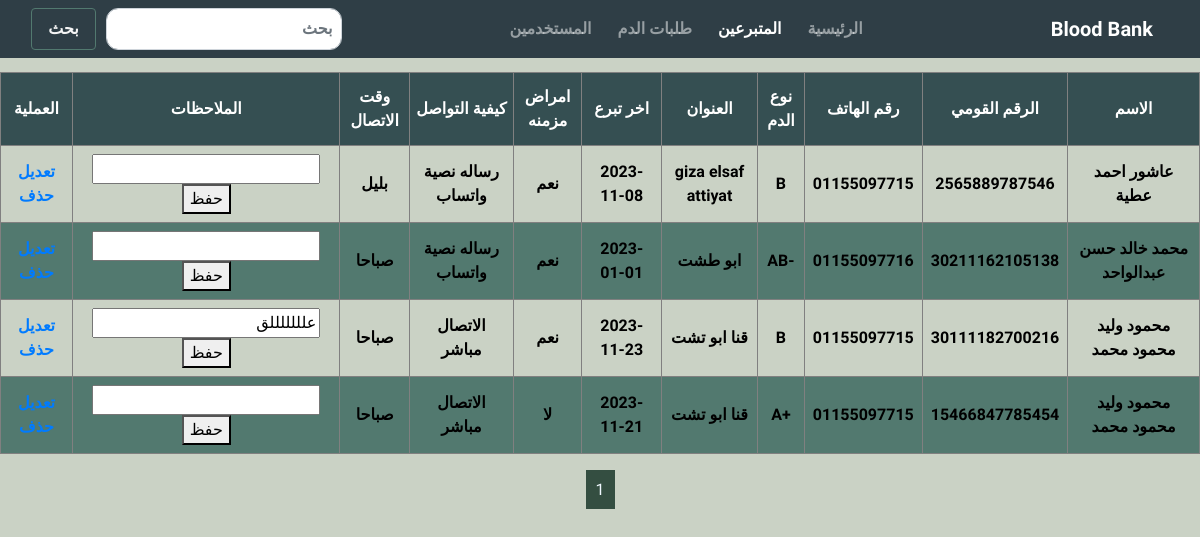
Screenshot of /admin/mainpage.php (signed in) with the database file from the repository.
### tables this page shows
CREATE TABLE `poll` (
  `id` int(11) NOT NULL,
  `name` text NOT NULL,
  `national_id` text NOT NULL,
  `phone` text NOT NULL,
  `t_blood` text NOT NULL,
  `address` text NOT NULL,
  `is_sick` varchar(50) NOT NULL,
  `date` date NOT NULL,
  `call_time` text NOT NULL,
  `t_cuminication` text NOT NULL,
  `feedback` text NOT NULL,
  `order_date` date DEFAULT NULL
);

### admin/mainpage.php (the view, shortened to what this page needs)
<?php
require('config.php');
if (isset($_SESSION['login_user'])) {
?>
<!DOCTYPE html>
<html lang="en">
<head>
    <link rel="stylesheet" href="../assets/css/bootstrap.min.css">
    <link rel="stylesheet" href="https://cdnjs.cloudflare.com/ajax/libs/normalize/5.0.0/normalize.min.css">
</head>
<body style="background-color: #cad2c5;font-family: Poppins,Changa,sans-serif!important;">
<nav class="navbar navbar-expand-lg navbar-dark   fixed-top " dir="rtl">
    <div class="container-fluid">
        <a class="navbar-brand" href="#"> Blood Bank</a>
            <ul class="navbar-nav me-auto my-2 my-lg-0" style="--bs-scroll-height: 100px;">
                <li class="nav-item">
                    <?php
                    if($_SESSION['user_id'] == 1){
                        $path = "supervisor2.php";
                    }
                    else{
                        $path = "admin_home.php";
                    }
                    ?>
                    <a class="nav-link" aria-current="page" dir="rtl" href=<?php echo $path;?>>الرئيسية</a>
                </li>
                <li class="nav-item">
                    <a class="nav-link active" aria-current="page" dir="rtl" href="mainpage.php">المتبرعين</a>
                </li>
                <li class="nav-item">
                    <a class="nav-link" href="mainpage_bank.php" dir="rtl">طلبات الدم</a>
                </li>
                <?php if($_SESSION['user_id'] == 1){?>
                <li class="nav-item">
                    <a class="nav-link" href="users_info.php" dir="rtl">المستخدمين</a>
                </li>
                <?php
                }
                 ?>
            </ul>
            <form class="d-flex" action="search_donor.php" method="post">
                <input class="form-control me-2" type="search" placeholder="بحث" aria-label="Search" name = "search"  required oninvalid="this.setCustomValidity(' ادخل كلمة البحث')"
                       oninput="this.setCustomValidity('')">
                <button class="btn btn-outline-success" type="submit" name = "submit">بحث</button>
            </form>
        </div>
</nav>
<br><br><br>
<table border='1' id='table' dir="rtl">
            <tr>
                <th>الاسم</th>
                <th>الرقم القومي</th>
                <th>رقم الهاتف</th>
                <th>نوع الدم</th>
                <th>العنوان</th>
                <th>اخر تبرع</th>
                <th>امراض مزمنه</th>
                <th>كيفية التواصل</th>
                <th>وقت الاتصال</th>
                <th> الملاحظات</th>
                <th> العملية</th>
            </tr>
            <?php
            if(isset($_GET['page'])){
            $page = $_GET['page'];
            if($page =="" || $page =="1"){
                $page1 = 0;
            }
            else{
                $page1 = ($page*10)-10;
            }
        }
        else{
            $page1 = 0;
        }
        ?><?php
            $result = mysqli_query($con, "SELECT * FROM poll");
            $result2 = mysqli_query($con, "SELECT * FROM poll limit $page1,10");
            while ($row = mysqli_fetch_array($result2)) {
                echo "<tr>";
                echo "<td>" . $row['name'] . "</td>";
                echo "<td>" . $row['national_id'] . "</td>";
                echo "<td>" . $row['phone'] . "</td>";
                echo "<td>" . $row['t_blood'] . "</td>";
                echo "<td>" . $row['address'] . "</td>";
                echo "<td>" . $row['date'] . "</td>";
                echo "<td>" . $row['is_sick'] . "</td>";
                echo "<td>" . $row['t_cuminication'] . "</td>";
                echo "<td>" . $row['call_time'] . "</td>";
                echo "<form method='post'>";
                echo "<td><input type = 'text' name = 'feedback' value = '". $row['feedback'] ."'><input type = 'hidden' name = 'id' value = '". $row['id'] ."'><button type = 'submit' name = 'submit'>حفظ</button></td>";
                echo "</form>";
                echo "<td><a href ='benefactor_update.php?id=$row[id] ' class ='del'>تعديل</a>
                <a href ='mainpage.php?id=".$row['id']."' class ='del'>حذف</a></td>";
                echo "</tr>";
            }
            ?><?php
            } else {
                header("location:logout.php");
            }
            ?>
        </table>
        <br>
        <?php
           $count = mysqli_num_rows($result);
           $num_page = $count/10;
           $num_page = ceil($num_page);
           for($i = 1;$i<= $num_page;$i++){
            ?><a class="paging" href = "mainpage.php?page=<?php echo $i;?>" style = "text-decoration:none;border-raduis:10%;padding:10px;background-color:#344e41;color:aliceblue;"><?php echo $i." "; ?></a><?php
           }
        ?>
</body>
</html>
</body>
</html>

### admin/mainpage.php (style rules this page uses)
body { text-align: center; font-family: Poppins,Changa,sans-serif!important; }
.form-control { border-radius:12px; margin-right: 10px; padding: 8px; color: #819ade; font-weight: bold; }
.navbar { position: fixed; width: 100%; }
.btn-outline-success { color: whitesmoke; font-weight: bold; border: 1px solid #52796f; margin-right: 10px; width: 25%; }
.navbar-nav { flex-direction: row; }
.navbar { background-color: #2f3e46; color: whitesmoke; font-weight: bold; }
.navbar-nav .nav-link { padding-right: 10px; margin-left:10px ; }
#table { border-collapse: collapse; width: 100%; }
#table td, #customers th { padding: 8px; color: black; font-weight: bold; font-family: Poppins,Changa,sans-serif!important; }
#table tr:nth-child(odd) { background-color: #52796f; }
#table th { padding-top: 12px; padding-bottom: 12px; text-align: center; background-color: #354f52; color: white; font-family: Poppins,Changa,sans-serif!important; align-items: center; }
#table td { text-align: center; font-family: Poppins,Changa,sans-serif!important; }

### rows the page displays
poll: name "عاشور احمد عطية", national "2565889787546", phone "01155097715", t_blood "B", address "giza elsaf attiyat", date "2023-11-08", is_sick "نعم", t_cuminication "رساله نصية واتساب", call_time "بليل"
poll: name "محمد خالد حسن عبدالواحد", national "30211162105138", phone "01155097716", t_blood "-AB", address "ابو طشت", date "2023-01-01", is_sick "نعم", t_cuminication "رساله نصية واتساب", call_time "صباحا"
poll: name "محمود وليد محمود محمد", national "30111182700216", phone "01155097715", t_blood "B", address "قنا ابو تشت", date "2023-11-23", is_sick "نعم", t_cuminication "الاتصال مباشر", call_time "صباحا", feedback "علللللللق"
poll: name "محمود وليد محمود محمد", national "15466847785454", phone "01155097715", t_blood "+A", address "قنا ابو تشت", date "2023-11-21", is_sick "لا", t_cuminication "الاتصال مباشر", call_time "صباحا"
